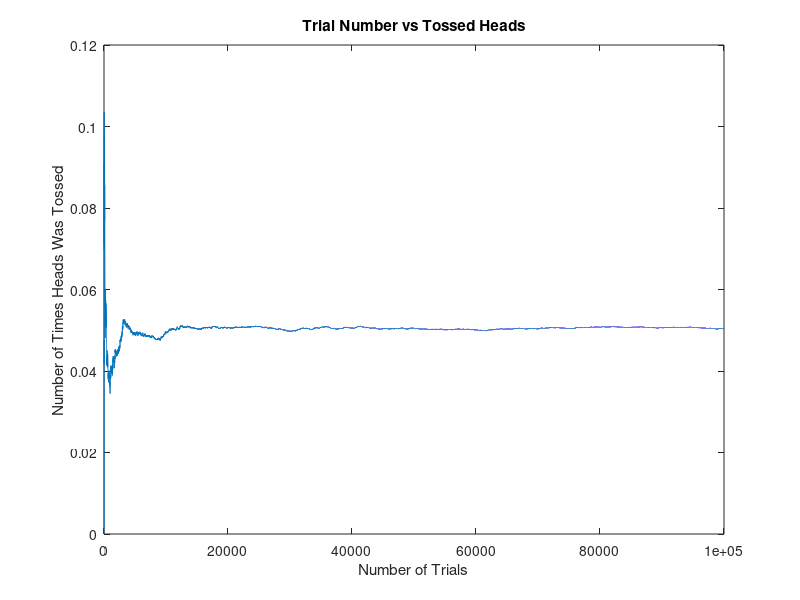

Reproduce this figure in MATLAB.
numTrials=100000;
trials=1:numTrials;
heads=0;
t=rand(numTrials,1);

percentOfH=zeros(size(t));

for i= trials
    if (t(i)< .05)
        heads=heads+1;
    end
    percentOfH(i)= heads/i;
end
plot(trials, percentOfH)
xlabel('Number of Trials')
ylabel('Number of Times Heads Was Tossed')
title ('Trial Number vs Tossed Heads')